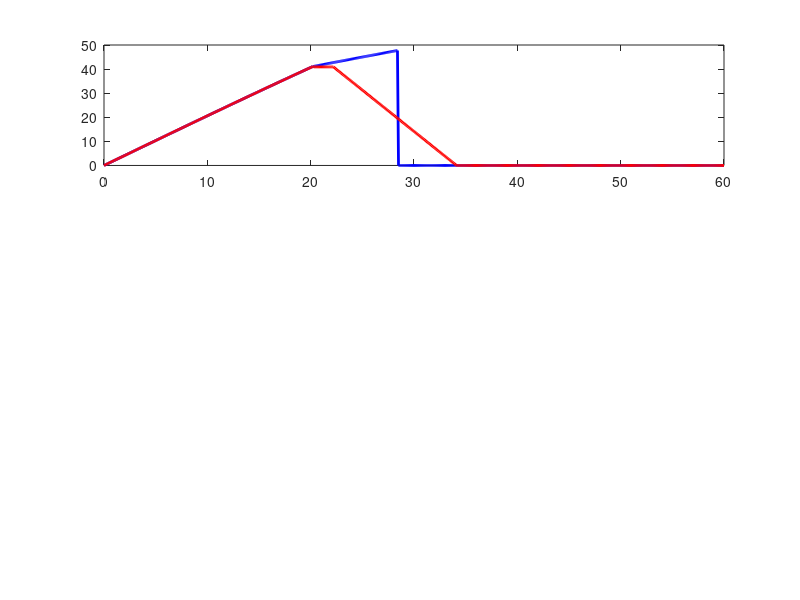

Write the MATLAB code that produced this figure. (Note: this script raises an error after producing the figure.)
%Trabalho Final - Desempenho
%Parte 5 - Análise de Decolagem com Pista Balanceada
%Exercício Opcional 1: Cálculo do MTOW Limitado por BFL
%Slides 1 a 16 - Aula Desempenho em Pista

%% DADOS DA CONDIÇÃO ESPECÍFICA (ISA+15°C = 30°C)
T = 30;                          % Temperatura [°C]
g = 9.80665;                     % Aceleração da gravidade [m/s²]
rho = 1.225 * (288.15 / (T + 273.15));  % Densidade do ar [kg/m³]
MTOW = 24550.1;                  % Massa limitada por BFL [kg]
V1 = 40.9;                       % Velocidade de decisão [m/s]
V_stall = sqrt(2 * MTOW * g / (rho * 88 * 2.5)); % Velocidade de estol
V_LOF = 1.1 * V_stall;           % Velocidade de decolagem [m/s]

%% PARÂMETROS DINÂMICOS
dt = 0.1;                        % Passo de tempo [s]
t_max = 60;                      % Tempo máximo de simulação [s]
t = 0:dt:t_max;                  % Vetor de tempo [s]

%% PRÉ-ALOCAÇÃO DE VARIÁVEIS
% Decolagem (OEI)
V_OEI = zeros(size(t));          % Velocidade (TAS) [m/s]
x_OEI = zeros(size(t));          % Distância [m]

% Abortagem (RTO)
V_RTO = zeros(size(t));          % Velocidade (TAS) [m/s]
x_RTO = zeros(size(t));          % Distância [m]

%% DECOLAGEM (OEI)
T_max = 55600;                   % Tração máxima (2 motores) [N]
T_OEI = 0.5 * T_max;             % Tração com 1 motor [N]
CL = 0.3;                        % Coef. de sustentação
CD = 0.03 + 0.07 * CL^2;         % Coef. de arrasto

for i = 2:length(t)
    % Fase 1: Aceleração com 2 motores até V1
    if V_OEI(i-1) < V1
        T_current = T_max;
    else
        T_current = T_OEI;       % Falha em V1 (OEI)
    end
    
    % Forças atuantes
    L = 0.5 * rho * V_OEI(i-1)^2 * 88 * CL;
    D = 0.5 * rho * V_OEI(i-1)^2 * 88 * CD;
    R = 0.02 * (MTOW * g - L);
    a = (T_current - D - R) / MTOW;
    
    % Atualiza velocidade e distância
    V_OEI(i) = V_OEI(i-1) + a * dt;
    x_OEI(i) = x_OEI(i-1) + V_OEI(i) * dt;
    
    % Condição de parada (atingiu V_LOF)
    if V_OEI(i) >= V_LOF
        break;
    end
end

%% ABORTAGEM (RTO)
braking_started = false;         % Flag para início da frenagem
reaction_time = 2;               % Tempo de reação do piloto [s]
reaction_distance = 0;           % Distância durante reação

for i = 2:length(t)
    % Fase 1: Aceleração com 2 motores até V1
    if ~braking_started
        T_current = T_max;
        L = 0.5 * rho * V_RTO(i-1)^2 * 88 * CL;
        D = 0.5 * rho * V_RTO(i-1)^2 * 88 * CD;
        R = 0.02 * (MTOW * g - L);
        a = (T_current - D - R) / MTOW;
        
        % Atualiza velocidade e distância
        V_RTO(i) = V_RTO(i-1) + a * dt;
        x_RTO(i) = x_RTO(i-1) + V_RTO(i) * dt;
        
        % Verifica se atingiu V1
        if V_RTO(i) >= V1
            braking_started = true;
            reaction_distance = x_RTO(i); % Armazena distância até V1
            t_reaction = t(i); % Armazena tempo até V1
        end
    else
        % Fase 2: Frenagem após V1
        if t(i) <= t_reaction + reaction_time
            % Período de reação (2s) - velocidade constante
            V_RTO(i) = V1;
            x_RTO(i) = x_RTO(i-1) + V1 * dt;
        else
            % Frenagem efetiva
            a = -0.35 * g;        % Desaceleração constante
            V_RTO(i) = max(0, V_RTO(i-1) + a * dt);
            x_RTO(i) = x_RTO(i-1) + V_RTO(i) * dt;
        end
        
        % Condição de parada (velocidade <= 0)
        if V_RTO(i) <= 0
            break;
        end
    end
end

%% RESULTADOS
% Tempo e distância para OEI (até V_LOF)
t_OEI = t(find(V_OEI >= V_LOF, 1));
dist_OEI = x_OEI(find(V_OEI >= V_LOF, 1));

% Tempo e distância para RTO (até parada)
t_RTO = t(find(V_RTO <= 0, 1));
dist_RTO = x_RTO(find(V_RTO <= 0, 1));

%% IMPRESSÃO DOS RESULTADOS
fprintf('\n--- RESULTADOS PARA ISA+15°C (30°C) ---\n');
fprintf('MTOW: %.1f kg\n', MTOW);
fprintf('V1: %.1f m/s\n', V1);
fprintf('V_LOF: %.1f m/s\n', V_LOF);
fprintf('\nDECOLAGEM (OEI):\n');
fprintf('Tempo até V_LOF: %.1f s\n', t_OEI);
fprintf('Distância percorrida: %.1f m\n', dist_OEI);
fprintf('\nABORTAGEM (RTO):\n');
fprintf('Tempo até parada: %.1f s\n', t_RTO);
fprintf('Distância percorrida: %.1f m\n', dist_RTO);

%% GRÁFICOS
figure;

% Velocidade vs Tempo
subplot(3,1,1);
plot(t(1:length(V_OEI)), V_OEI(1:length(V_OEI)), 'b', 'LineWidth', 2); hold on;
plot(t(1:length(V_RTO)), V_RTO(1:length(V_RTO)), 'r', 'LineWidth', 2);
xline(t(find(V_OEI >= V1, 1)), '--k', 'V_1');
xline(t(find(V_OEI >= V_LOF, 1)), '--g', 'V_{LOF}');
xlabel('Tempo [s]', 'FontSize', 12);
ylabel('Velocidade [m/s]', 'FontSize', 12);
legend('Decolagem (OEI)', 'Abortagem (RTO)', 'Location', 'NorthWest');
title('Velocidade vs Tempo', 'FontSize', 14);
grid on;

% Distância vs Tempo
subplot(3,1,2);
plot(t(1:length(x_OEI)), x_OEI(1:length(x_OEI)), 'b', 'LineWidth', 2); hold on;
plot(t(1:length(x_RTO)), x_RTO(1:length(x_RTO)), 'r', 'LineWidth', 2);
xlabel('Tempo [s]', 'FontSize', 12);
ylabel('Distância [m]', 'FontSize', 12);
legend('Decolagem (OEI)', 'Abortagem (RTO)', 'Location', 'NorthWest');
title('Distância Percorrida vs Tempo', 'FontSize', 14);
grid on;

% Massa vs Tempo (constante)
subplot(3,1,3);
plot(t, MTOW * ones(size(t)), 'k', 'LineWidth', 2);
xlabel('Tempo [s]', 'FontSize', 12);
ylabel('Massa [kg]', 'FontSize', 12);
title('Massa vs Tempo (Consumo Desprezível)', 'FontSize', 14);
grid on;